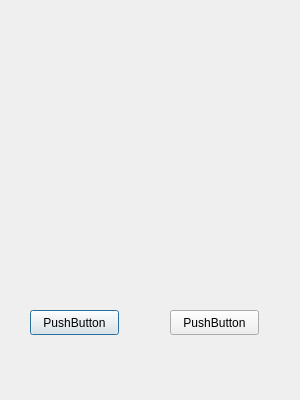
<?xml version="1.0" encoding="UTF-8"?>
<ui version="4.0">
 <class>TestDialog</class>
 <widget class="QDialog" name="TestDialog">
  <property name="geometry">
   <rect>
    <x>0</x>
    <y>0</y>
    <width>300</width>
    <height>400</height>
   </rect>
  </property>
  <property name="windowTitle">
   <string>Dialog</string>
  </property>
  <widget class="QPushButton" name="pushButton">
   <property name="geometry">
    <rect>
     <x>30</x>
     <y>310</y>
     <width>89</width>
     <height>25</height>
    </rect>
   </property>
   <property name="text">
    <string>PushButton</string>
   </property>
  </widget>
  <widget class="QPushButton" name="pushButton_2">
   <property name="geometry">
    <rect>
     <x>170</x>
     <y>310</y>
     <width>89</width>
     <height>25</height>
    </rect>
   </property>
   <property name="text">
    <string>PushButton</string>
   </property>
  </widget>
 </widget>
 <resources/>
 <connections/>
</ui>
